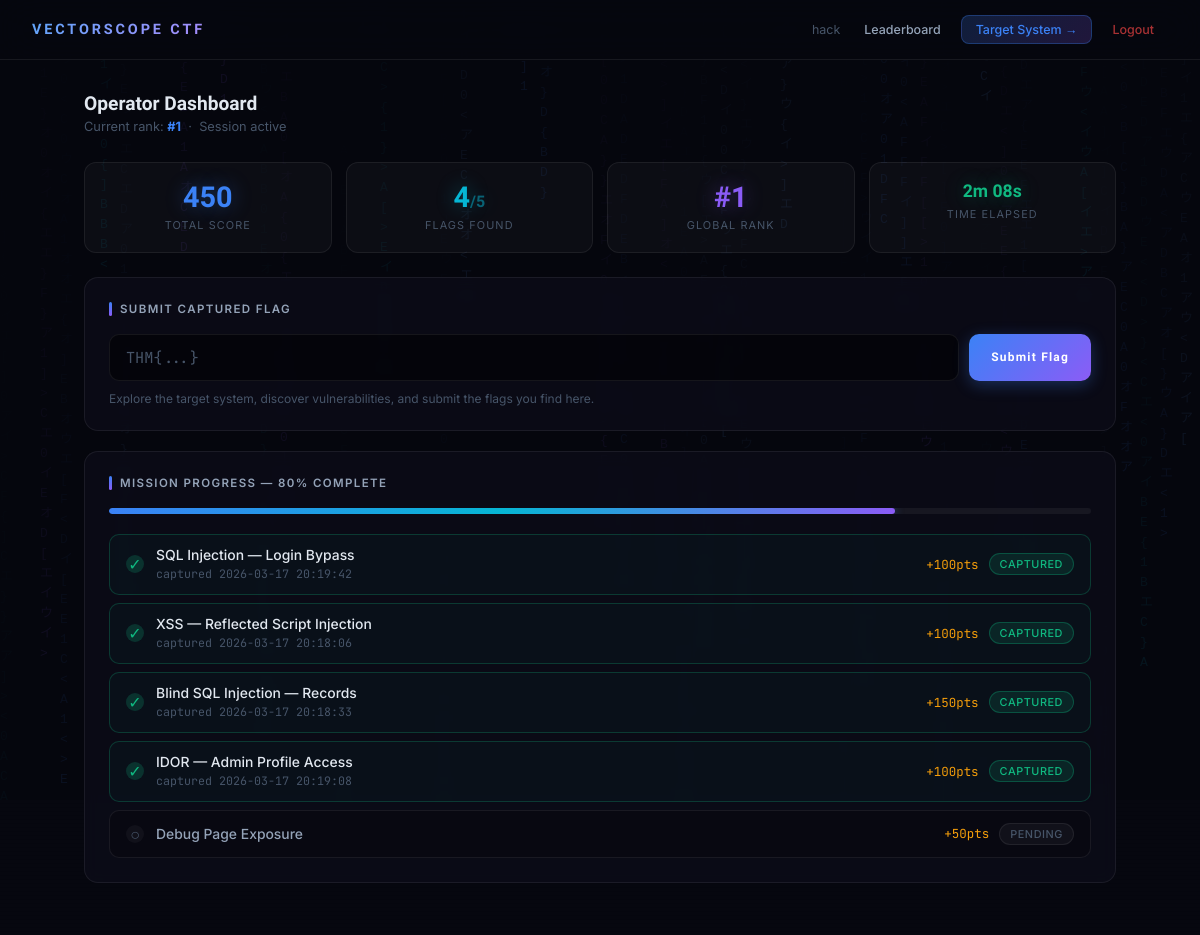
The page /app/portal/dashboard.php (signed in) on the database its author committed.
### tables this page shows
CREATE TABLE flag_captures (
    id INTEGER PRIMARY KEY AUTOINCREMENT,
    user_id INTEGER NOT NULL,
    flag_name TEXT NOT NULL,
    flag_value TEXT NOT NULL,
    captured_at INTEGER DEFAULT (strftime('%s','now')),
    UNIQUE(user_id, flag_name)
);

CREATE TABLE portal_users (
    id INTEGER PRIMARY KEY AUTOINCREMENT,
    username TEXT UNIQUE NOT NULL,
    password_hash TEXT NOT NULL,
    is_admin INTEGER DEFAULT 0,
    created_at INTEGER DEFAULT (strftime('%s','now'))
);

### app/portal/config.php (called while the page is built, shortened)
<?php
function get_user_score($pdb, $user_id) {
    $captures = $pdb->prepare("SELECT flag_name, captured_at FROM flag_captures WHERE user_id=? ORDER BY captured_at ASC");
    $captures->execute([$user_id]);
    $rows = $captures->fetchAll(PDO::FETCH_ASSOC);
    $user = $pdb->prepare("SELECT created_at FROM portal_users WHERE id=?");
    $user->execute([$user_id]);
    $u = $user->fetch(PDO::FETCH_ASSOC);
    $start = $u['created_at'];
    $score = 0;
    $last_time = $start;
    foreach ($rows as $r) {
        $flag_val = $r['flag_name'];
        foreach (KNOWN_FLAGS as $fv => $meta) {
            if ($meta['name'] === $flag_val) {
                $score += $meta['points'];
                break;
            }
        }
        $last_time = $r['captured_at'];
    }
    $elapsed = ($last_time > $start && count($rows) > 0) ? ($last_time - $start) : 0;
    return [
        'score'    => $score,
        'count'    => count($rows),
        'elapsed'  => $elapsed,
        'captures' => $rows,
    ];
}
function format_time($seconds) {
    $h = floor($seconds / 3600);
    $m = floor(($seconds % 3600) / 60);
    $s = $seconds % 60;
    if ($m > 0) return sprintf('%dm %02ds', $m, $s);
    return sprintf('%ds', $s);
}
?>

### app/portal/dashboard.php (the view, shortened to what this page needs)
<?php
require_once 'config.php';
$uid = $_SESSION['portal_user_id'];
$username = $_SESSION['portal_username'];
$stats = get_user_score($pdb, $uid);
$captures_map = [];
foreach ($stats['captures'] as $c) {
    $captures_map[$c['flag_name']] = $c['captured_at'];
}
$rank_stmt = $pdb->query("
    SELECT u.id, SUM(CASE WHEN fc.flag_name IS NOT NULL THEN (
        SELECT points FROM (
            SELECT 'login_flag' AS fn, 100 AS points UNION ALL SELECT 'xss_flag',100 UNION ALL
            SELECT 'order_flag',150 UNION ALL SELECT 'idor_flag',100 UNION ALL SELECT 'debug_flag',50
        ) p WHERE p.fn=fc.flag_name) ELSE 0 END) as score
    FROM portal_users u LEFT JOIN flag_captures fc ON fc.user_id=u.id
    WHERE u.is_admin=0 GROUP BY u.id
    ORDER BY score DESC, (SELECT MIN(captured_at) FROM flag_captures WHERE user_id=u.id) ASC
");
$rank = 1;
while ($r = $rank_stmt->fetch(PDO::FETCH_ASSOC)) {
    if ($r['id'] == $uid) break;
    $rank++;
}
$pct = $stats['count'] > 0 ? round($stats['count'] / count(KNOWN_FLAGS) * 100) : 0;
?>
<!DOCTYPE html>
<html lang="en">
<head>
</head>
<body>
<canvas id="matrix"></canvas>
<div class="scanlines"></div>
<div class="topbar">
  <div class="logo">VECTORSCOPE CTF</div>
  <div class="nav-links">
    <span style="font-size:.78rem;color:var(--text-muted);margin-right:4px"><?= htmlspecialchars($username) ?></span>
    <a href="leaderboard.php" class="nav-btn">Leaderboard</a>
    <a href="../home.php" class="nav-btn primary">Target System →</a>
    <a href="logout.php" class="nav-btn danger">Logout</a>
  </div>
</div>
<div class="main">
  <div class="page-header">
    <div class="page-title">Operator Dashboard</div>
    <div class="page-sub">Current rank: <strong style="color:var(--blue)">#<?= $rank ?></strong> &nbsp;·&nbsp; Session active</div>
  </div>
  <div class="stat-grid">
    <div class="stat">
      <div class="stat-val blue"><?= $stats['score'] ?></div>
      <div class="stat-label">Total Score</div>
    </div>
    <div class="stat">
      <div class="stat-val cyan"><?= $stats['count'] ?><span style="font-size:1rem;opacity:.5">/<?= count(KNOWN_FLAGS) ?></span></div>
      <div class="stat-label">Flags Found</div>
    </div>
    <div class="stat">
      <div class="stat-val purple">#<?= $rank ?></div>
      <div class="stat-label">Global Rank</div>
    </div>
    <div class="stat">
      <div class="stat-val emerald" style="font-size:1.1rem"><?= format_time($stats['elapsed']) ?></div>
      <div class="stat-label">Time Elapsed</div>
    </div>
  </div>
  <div class="card">
    <div class="card-title">Submit Captured Flag</div>
    <form method="POST">
      <div class="submit-row">
        <input class="flag-input" type="text" name="flag" placeholder="THM{...}" autocomplete="off" autofocus>
        <button type="submit" class="btn-submit">Submit Flag</button>
      </div>
    </form>
    <div style="font-size:.75rem;color:var(--text-muted);margin-top:10px">Explore the target system, discover vulnerabilities, and submit the flags you find here.</div>
  </div>
  <div class="card">
    <div class="card-title">Mission Progress — <?= $pct ?>% complete</div>
    <div class="progress-track">
      <div class="progress-fill" style="width:<?= $pct ?>%"></div>
    </div>
    <div class="flag-list">
      <?php foreach (KNOWN_FLAGS as $fval => $meta): ?>
        <?php $cap = isset($captures_map[$meta['name']]); ?>
        <div class="flag-row <?= $cap ? 'done' : '' ?>">
          <div style="display:flex;align-items:center;gap:12px">
            <div class="check <?= $cap ? 'done' : 'pending' ?>">
              <?= $cap ? '✓' : '○' ?>
            </div>
            <div>
              <div class="flag-name"><?= htmlspecialchars($meta['label']) ?></div>
              <?php if ($cap): ?>
                <div class="flag-ts">captured <?= date('Y-m-d H:i:s', $captures_map[$meta['name']]) ?></div>
              <?php endif; ?>
            </div>
          </div>
          <div class="flag-right">
            <span class="flag-pts">+<?= $meta['points'] ?>pts</span>
            <span class="badge <?= $cap ? 'done' : 'pending' ?>"><?= $cap ? 'CAPTURED' : 'PENDING' ?></span>
          </div>
        </div>
      <?php endforeach; ?>
    </div>
  </div>
</div>
<script>
const canvas = document.getElementById('matrix');
const ctx = canvas.getContext('2d');
function resize() { canvas.width = innerWidth; canvas.height = innerHeight; }
resize(); window.addEventListener('resize', resize);
const chars = '01アイウエオABCDEF{}[]<>'.split('');
const colors = ['#3b82f6','#06b6d4','#8b5cf6','#60a5fa'];
const cols = Math.floor(canvas.width / 20);
const drops = Array.from({length: cols}, () => Math.random() * -80);
const dc = drops.map(() => colors[Math.floor(Math.random() * colors.length)]);
function draw() {
  ctx.fillStyle = 'rgba(6,7,15,.06)';
  ctx.fillRect(0, 0, canvas.width, canvas.height);
  drops.forEach((y, i) => {
    ctx.fillStyle = dc[i];
    ctx.font = '13px monospace';
    ctx.fillText(chars[Math.floor(Math.random() * chars.length)], i * 20, y * 20);
    if (y * 20 > canvas.height && Math.random() > 0.975) { drops[i] = 0; dc[i] = colors[Math.floor(Math.random() * colors.length)]; }
    drops[i]++;
  });
}
setInterval(draw, 50);
</script>
</body>
</html>

### rows shown on the page
flag_captures: captured_at.created_at "450", captured_at.created_at "4", captured_at.created_at "2m 08s", captured_at.created_at "80"

### other values the page prints
$username "hack"
$rank "1"
count(KNOWN_FLAGS) "5"
$meta['label'] "SQL Injection — Login Bypass"
date('Y-m-d H:i:s', $captures_map[$meta['name']]) "2026-03-17 20:19:42"
$meta['points'] "100"
$meta['label'] "XSS — Reflected Script Injection"
date('Y-m-d H:i:s', $captures_map[$meta['name']]) "2026-03-17 20:18:06"
$meta['label'] "Blind SQL Injection — Records"
date('Y-m-d H:i:s', $captures_map[$meta['name']]) "2026-03-17 20:18:33"
$meta['points'] "150"
$meta['label'] "IDOR — Admin Profile Access"
date('Y-m-d H:i:s', $captures_map[$meta['name']]) "2026-03-17 20:19:08"
$meta['label'] "Debug Page Exposure"
$meta['points'] "50"
